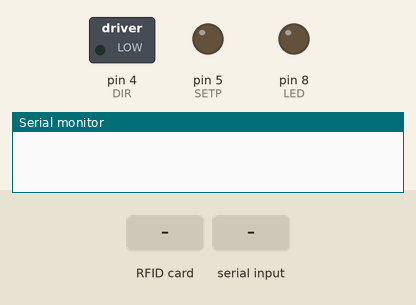
Simulated run of this sketch. Board: Arduino Uno, built with avr-gcc and run on an emulated ATmega328P. On the bench: switched loads named in the sketch (green lamp = pin HIGH), output pins drawn as LEDs (lit = HIGH), the last lines printed to the serial monitor. The inputs (shaded band) are chosen by the test bench. Pins used as bus, display or sensor lines are not drawn.

Above: at 1.2 s.
1.3 s: RFID card 5E 7A 19 C4 held to the reader
2.8 s: "Y" received over Serial
At 3.7 s:
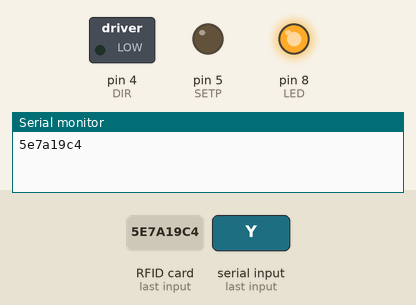
At 5.4 s:
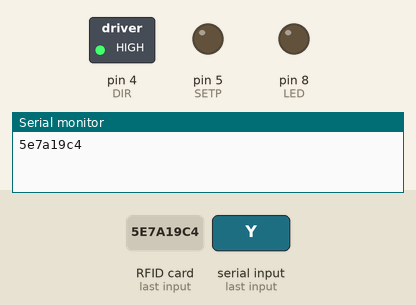
Timing chart, 0 to 9.0 s (numbered marks = the images above; inputs shaded):
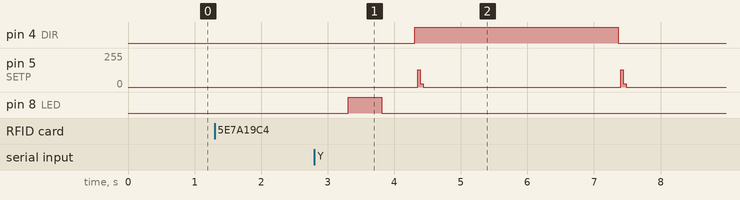

Measured:
- after the input at 2.8 s, pin 4 (DIR): LOW → HIGH after 1.5 s, → LOW 3.1 s later; pin 8 (LED): LOW → HIGH after 0.51 s, → LOW 0.50 s later

The sketch:

jllockuno.ino
```cpp
/*
 * Write personal data of a MIFARE RFID card using a RFID-RC522 reader
 * Uses MFRC522 - Library to use ARDUINO RFID MODULE KIT 13.56 MHZ WITH TAGS SPI W AND R BY COOQROBOT.
 * -----------------------------------------------------------------------------------------
 *             MFRC522      Arduino       Arduino   Arduino    Arduino          Arduino
 *             Reader/PCD   Uno           Mega      Nano v3    Leonardo/Micro   Pro Micro
 * Signal      Pin          Pin           Pin       Pin        Pin              Pin
 * -----------------------------------------------------------------------------------------
 * RST/Reset   RST          9             5         D9         RESET/ICSP-5     RST
 * SPI SS      SDA(SS)      10            53        D10        10               10
 * SPI MOSI    MOSI         11 / ICSP-4   51        D11        ICSP-4           16
 * SPI MISO    MISO         12 / ICSP-1   50        D12        ICSP-1           14
 * SPI SCK     SCK          13 / ICSP-3   52        D13        ICSP-3           15
 *
 * Hardware required:
 * Arduino
 * PCD (Proximity Coupling Device): NXP MFRC522 Contactless Reader IC
 * PICC (Proximity Integrated Circuit Card): A card or tag using the ISO 14443A interface, eg Mifare or NTAG203.
 * The reader can be found on eBay for around 5 dollars. Search for "mf-rc522" on ebay.com.
 */

#include <SPI.h>
#include <MFRC522.h>

#define RST_PIN         9           // Configurable, see typical pin layout above
#define SS_PIN          10          // Configurable, see typical pin layout above

#define ENABLE_STEPER 6
#define SETP 5
#define DIR 4
#define LED 8

MFRC522 mfrc522(SS_PIN, RST_PIN);   // Create MFRC522 instance
char charreceive;


void setup() {
       pinMode(LED, OUTPUT);
      pinMode(ENABLE_STEPER,OUTPUT); // Enable
      pinMode(SETP,OUTPUT); // Step
      pinMode(DIR,OUTPUT); // Dir
      digitalWrite(ENABLE_STEPER,LOW); // Set Enable low

        Serial.begin(4800);        // Initialize serial communications with the PC
        SPI.begin();               // Init SPI bus
        mfrc522.PCD_Init();        // Init MFRC522 card
//        Serial.println(F("Write personal data on a MIFARE PICC "));


}

void loop() {

  // Prepare key - all keys are set to FFFFFFFFFFFFh at chip delivery from the factory.
  MFRC522::MIFARE_Key key;
  for (byte i = 0; i < 6; i++) key.keyByte[i] = 0xFF;
  while(1)
 {
  // Look for new cards
  if ( ! mfrc522.PICC_IsNewCardPresent())  return;

   // Select one of the cards
  if ( ! mfrc522.PICC_ReadCardSerial())  return;

//        Serial.print(F("Card UID:"));    //Dump UID
   String rfidcode = "";
   for (byte i = 0; i < mfrc522.uid.size; i++)
     {
//      Serial.print(mfrc522.uid.uidByte[i] < 0x10 ? " 0" : " ");
 //     Serial.print(mfrc522.uid.uidByte[i]);
        //Serial.print(mfrc522.uid.uidByte[i], HEX);
        rfidcode+= String(mfrc522.uid.uidByte[i],HEX);
        //delay(2000);

    }

      Serial.print(rfidcode);

      delay(2000);
        charreceive=char(Serial.read());
        while(Serial.available() == 0)
          {;
          }
        charreceive=char(Serial.read());
        delay(2);
        if(charreceive=='Y')
          {
            digitalWrite(LED, HIGH);   // turn the LED on (HIGH is the voltage level)
            delay(500);              // wait for a second
            digitalWrite(LED, LOW);    // turn the LED off by making the voltage LOW
            delay(500);              // wait for a second

            // open the door

            int x;
            digitalWrite(DIR,HIGH); // Set Dir high
            for(x = 0; x < 50; x++) // Loop 200 times
            {
                digitalWrite(SETP,HIGH); // Output high
                delayMicroseconds(500); // Wait 1/2 a ms
                digitalWrite(SETP,LOW); // Output low
                delayMicroseconds(500); // Wait 1/2 a ms
            }

            delay(3000); // pause one second

            digitalWrite(DIR,LOW); // Set Dir low
            for(x = 0; x < 50; x++) // Loop 2000 times
            {
              digitalWrite(SETP,HIGH); // Output high
              delayMicroseconds(500); // Wait 1/2 a ms
              digitalWrite(SETP,LOW); // Output low
              delayMicroseconds(500); // Wait 1/2 a ms
            }
            delay(1000); // pause one second


          }
//
//        if(charreceive=='N')
//          {
//          Serial.println(F("NO"));
//          }
//        if(charreceive=='E')
//          {
//          Serial.println(F("ERROR"));
//          }

 }

}
```
